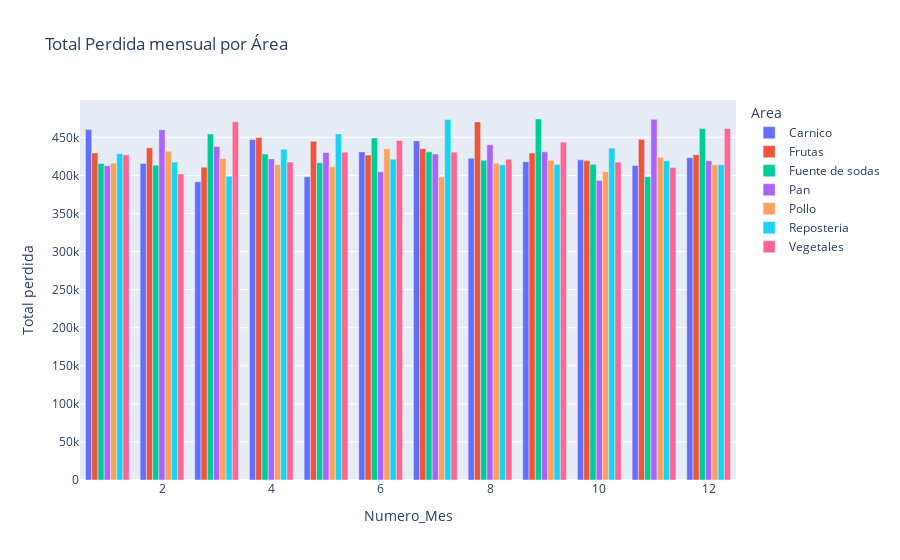

Notebook source saved alongside this figure:
### Code cell
#Comportamiento mensual por formato del Desecho, Faltante y Caducado 

area_mensual = data_cp.groupby(["Numero_Mes", "Area"])["Total perdida"].sum().reset_index()
fig = px.bar(area_mensual, x="Numero_Mes", y="Total perdida", color="Area", barmode="group",
             title="Total Perdida mensual por Área")
fig.show()

### Figure 1 — Plotly figure (JSON) as saved in the notebook; plotly's stock layout.template omitted (floating-point values rounded to 4 significant figures)
{"data": [{"alignmentgroup": "True", "hovertemplate": "Area=Carnico <br>Numero_Mes=%{x}<br>Total perdida=%{y}<extra></extra>", "legendgroup": "Carnico ", "marker": {"color": "#636efa", "pattern": {"shape": ""}}, "name": "Carnico ", "offsetgroup": "Carnico ", "orientation": "v", "showlegend": true, "textposition": "auto", "type": "bar", "x": [1, 2, 3, 4, 5, 6, 7, 8, 9, 10, 11, 12], "xaxis": "x", "y": [460105, 415657, 391593, 447119, 398076, 430810, 445290, 422509, 417965, 420408, 412904, 423281], "yaxis": "y"}, {"alignmentgroup": "True", "hovertemplate": "Area=Frutas<br>Numero_Mes=%{x}<br>Total perdida=%{y}<extra></extra>", "legendgroup": "Frutas", "marker": {"color": "#EF553B", "pattern": {"shape": ""}}, "name": "Frutas", "offsetgroup": "Frutas", "orientation": "v", "showlegend": true, "textposition": "auto", "type": "bar", "x": [1, 2, 3, 4, 5, 6, 7, 8, 9, 10, 11, 12], "xaxis": "x", "y": [429436, 436214, 410757, 449624, 444848, 426622, 435073, 470238, 429492, 419421, 447296, 427147], "yaxis": "y"}, {"alignmentgroup": "True", "hovertemplate": "Area=Fuente de sodas <br>Numero_Mes=%{x}<br>Total perdida=%{y}<extra></extra>", "legendgroup": "Fuente de sodas ", "marker": {"color": "#00cc96", "pattern": {"shape": ""}}, "name": "Fuente de sodas ", "offsetgroup": "Fuente de sodas ", "orientation": "v", "showlegend": true, "textposition": "auto", "type": "bar", "x": [1, 2, 3, 4, 5, 6, 7, 8, 9, 10, 11, 12], "xaxis": "x", "y": [415554, 413381, 454362, 427981, 416688, 449136, 430900, 419813, 474031, 414512, 398154, 461488], "yaxis": "y"}, {"alignmentgroup": "True", "hovertemplate": "Area=Pan<br>Numero_Mes=%{x}<br>Total perdida=%{y}<extra></extra>", "legendgroup": "Pan", "marker": {"color": "#ab63fa", "pattern": {"shape": ""}}, "name": "Pan", "offsetgroup": "Pan", "orientation": "v", "showlegend": true, "textposition": "auto", "type": "bar", "x": [1, 2, 3, 4, 5, 6, 7, 8, 9, 10, 11, 12], "xaxis": "x", "y": [412670, 459948, 437835, 421665, 429986, 404744, 427994, 440162, 430917, 393434, 473733, 419327], "yaxis": "y"}, {"alignmentgroup": "True", "hovertemplate": "Area=Pollo <br>Numero_Mes=%{x}<br>Total perdida=%{y}<extra></extra>", "legendgroup": "Pollo ", "marker": {"color": "#FFA15A", "pattern": {"shape": ""}}, "name": "Pollo ", "offsetgroup": "Pollo ", "orientation": "v", "showlegend": true, "textposition": "auto", "type": "bar", "x": [1, 2, 3, 4, 5, 6, 7, 8, 9, 10, 11, 12], "xaxis": "x", "y": [416047, 431539, 422166, 414070, 411261, 434850, 397912, 415938, 419770, 404837, 423903, 413837], "yaxis": "y"}, {"alignmentgroup": "True", "hovertemplate": "Area=Reposteria <br>Numero_Mes=%{x}<br>Total perdida=%{y}<extra></extra>", "legendgroup": "Reposteria ", "marker": {"color": "#19d3f3", "pattern": {"shape": ""}}, "name": "Reposteria ", "offsetgroup": "Reposteria ", "orientation": "v", "showlegend": true, "textposition": "auto", "type": "bar", "x": [1, 2, 3, 4, 5, 6, 7, 8, 9, 10, 11, 12], "xaxis": "x", "y": [428531, 417404, 398892, 434417, 454495, 421244, 473438, 414110, 414129, 435911, 419299, 414020], "yaxis": "y"}, {"alignmentgroup": "True", "hovertemplate": "Area=Vegetales<br>Numero_Mes=%{x}<br>Total perdida=%{y}<extra></extra>", "legendgroup": "Vegetales", "marker": {"color": "#FF6692", "pattern": {"shape": ""}}, "name": "Vegetales", "offsetgroup": "Vegetales", "orientation": "v", "showlegend": true, "textposition": "auto", "type": "bar", "x": [1, 2, 3, 4, 5, 6, 7, 8, 9, 10, 11, 12], "xaxis": "x", "y": [427009, 401826, 470267, 417524, 430366, 445859, 430511, 421159, 443628, 417476, 410474, 461720], "yaxis": "y"}], "layout": {"barmode": "group", "legend": {"title": {"text": "Area"}, "tracegroupgap": 0}, "title": {"text": "Total Perdida mensual por Área"}, "xaxis": {"anchor": "y", "domain": [0, 1], "title": {"text": "Numero_Mes"}}, "yaxis": {"anchor": "x", "domain": [0, 1], "title": {"text": "Total perdida"}}}}
